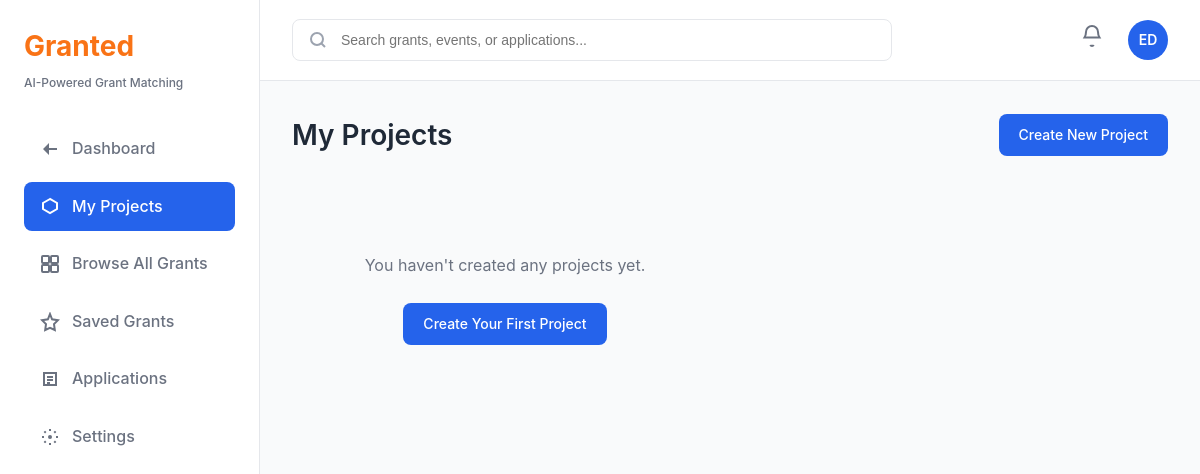
Page /projects/ (signed in) on the earlier database version.
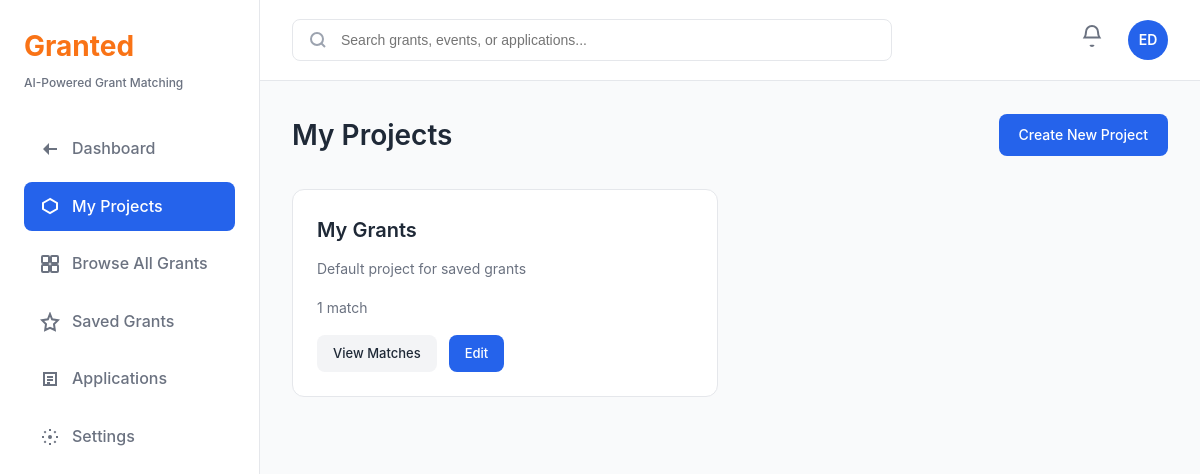
Same page on the later database version.
### grants/models.py (models this page shows, shortened)
class Project(models.Model):
    user = models.ForeignKey(User, on_delete=models.CASCADE, related_name='projects')
    title = models.CharField(max_length=300)
    description = models.TextField()
    focus_area = models.CharField(max_length=200, blank=True)  # e.g., "dementia care", "active aging"
    budget_required_min = models.DecimalField(max_digits=12, decimal_places=2, null=True, blank=True)
    budget_required_max = models.DecimalField(max_digits=12, decimal_places=2, null=True, blank=True)
    duration_years = models.CharField(max_length=50, blank=True)
    kpis = models.TextField(blank=True, help_text="Key Performance Indicators")
    service_outcomes = models.TextField(blank=True)
    beneficiary_types = models.JSONField(default=list, help_text="List of beneficiary types (multi-select)")
    target_beneficiaries_count = models.IntegerField(null=True, blank=True, help_text="Target number of beneficiaries")
    project_start_date = models.DateField(null=True, blank=True, help_text="Project start date")
    project_end_date = models.DateField(null=True, blank=True, help_text="Project end date")
    interested_in = models.JSONField(default=list, help_text="List of interest areas (multi-select)")
    need_support_for = models.JSONField(default=list, help_text="List of support types needed (multi-select)")
    want_support_from = models.JSONField(default=list, help_text="List of agencies to get support from (multi-select)")
    created_at = models.DateTimeField(auto_now_add=True)
    updated_at = models.DateTimeField(auto_now=True)
    class Meta:
        ordering = ['-created_at']

### grants/views.py (the view)
# urls.py: path('projects/', views.projects_list, name='projects'),
@login_required
def projects_list(request):
    projects = Project.objects.filter(user=request.user).annotate(
        match_count=Count('matches')
    )
    return render(request, 'grants/projects.html', {'projects': projects})

### grants/templates/grants/projects.html (shortened to what this page needs)
{% extends 'grants/base.html' %}
{% load static %}
{% block content %}
<div class="projects-page">
    <div class="page-header">
        <h1>My Projects</h1>
        <a href="{% url 'grants:project_create' %}" class="btn btn-primary">Create New Project</a>
    </div>
    <div class="projects-grid">
        {% for project in projects %}
        <div class="project-card">
            <h3>{{ project.title }}</h3>
            <p class="project-description">{{ project.description|truncatewords:30 }}</p>
            <div class="project-stats">
                <span>{{ project.match_count }} match{{ project.match_count|pluralize }}</span>
            </div>
            <div class="project-actions">
                <a href="{% url 'grants:project_matches' project.id %}" class="btn btn-secondary btn-sm">View Matches</a>
                <a href="{% url 'grants:project_edit' project.id %}" class="btn btn-primary btn-sm">Edit</a>
            </div>
        </div>
        {% empty %}
        <div class="empty-state">
            <p>You haven't created any projects yet.</p>
            <a href="{% url 'grants:project_create' %}" class="btn btn-primary">Create Your First Project</a>
        </div>
        {% endfor %}
    </div>
</div>
{% endblock %}

Differences in the rows shown:
added Project: title "My Grants", description "Default project for saved grants", match_count "1"
Other differences:
text no longer shown: "You haven't created any projects yet. Create Your First Project"
